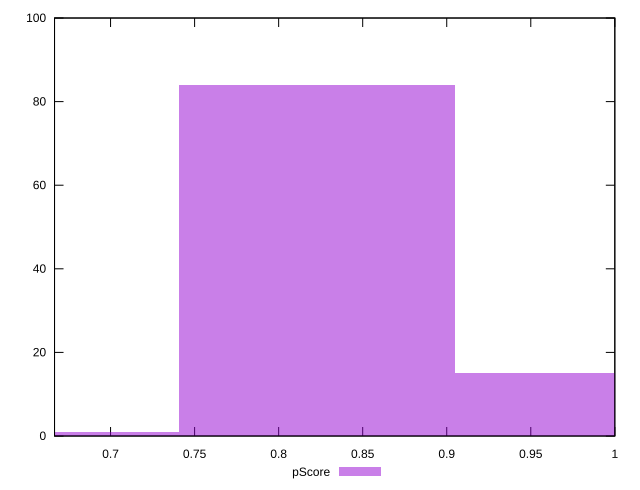

The script that saved this image:
reset

$pScore <<EOF
0.8227595646654442 84
0.9873114775985331 15
0.6582076517323554 1
EOF

set key outside below
set boxwidth 0.16455191293308885
set xrange [0.6666666666666666:1]
set yrange [0:100]
set trange [0:100]
set style fill transparent solid 0.5 noborder
set terminal svg size 640, 490 enhanced background rgb 'white'
set output "report_00019_2021-02-10T18-14-37.922Z//unused-css-rules/samples/pages+cached+noadtech/pScore/histogram.svg"

plot $pScore title "pScore" with boxes

reset
